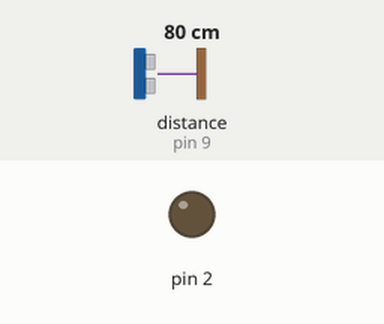
Simulated run of this sketch. Board: Arduino Uno, built with avr-gcc and run on an emulated ATmega328P. Parts: output pins drawn as LEDs (lit = HIGH). Wiring (inferred from the names in the program): ultrasonic range finder: trigger pin 10; echo pin 9. Inputs (shaded band) come from the test bench; at power-on: distance to the obstacle (sensor on pin 9) 80 cm. The echo pulse lasts 58.3 µs per cm; pins used as bus, display or sensor lines are not drawn.

Above: at 1.2 s.
1.3 s: distance to the obstacle (sensor on pin 9) set to 34 cm
2.8 s: distance to the obstacle (sensor on pin 9) set to 27 cm
At 4.0 s:
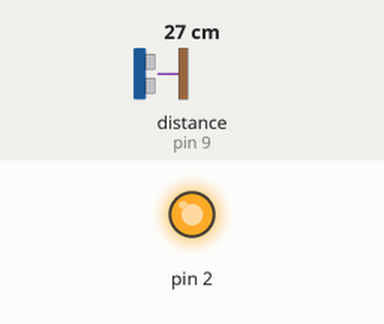
4.3 s: distance to the obstacle (sensor on pin 9) set to 35 cm
At 5.1 s:
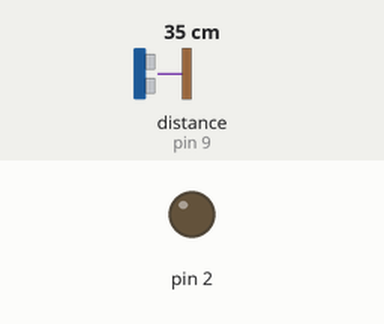
5.8 s: distance to the obstacle (sensor on pin 9) set to 2 cm
At 6.4 s:
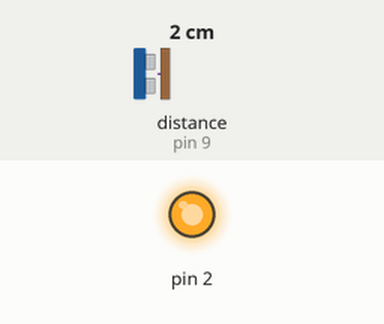
Timing chart, 0 to 8.3 s (numbered marks = the images above; inputs shaded):
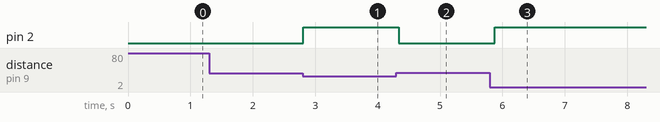

The sketch:

shouldOpen_demo.ino
```cpp
/*
* Adapted from:
 * HC-SR04 example sketch
 *
 * https://create.arduino.cc/projecthub/Isaac100/getting-started-with-the-hc-sr04-ultrasonic-sensor-036380
 *
 * by Isaac100
 */


const int trigPin = 10;
const int echoPin = 9;

float duration, distance;

void setup() {
  pinMode(trigPin, OUTPUT);
  pinMode(2, OUTPUT);
  pinMode(echoPin, INPUT);
  Serial.begin(9600);
}

void loop() {
  if(shouldOpen()) {
    digitalWrite(2, HIGH);
  }
  else {
    digitalWrite(2, LOW);
  }
  delay(100);
}

boolean shouldOpen() {
  digitalWrite(trigPin, LOW);
  delayMicroseconds(2);
  digitalWrite(trigPin, HIGH);
  delayMicroseconds(10);
  digitalWrite(trigPin, LOW);

  duration = pulseIn(echoPin, HIGH);
  distance = (duration*.0343)/2;
  return distance < 30;
}
```

Measured:
- the behaviour switches between 31 and 30 cm on distance to the obstacle (sensor on pin 9) (found by bisection; images 0 and 1)
- after the input at 1.3 s, every drawn part: stays the same
- after the input at 2.8 s, pin 2: LOW → HIGH at once
- after the input at 4.3 s, pin 2: HIGH → LOW at once
- after the input at 5.8 s, pin 2: LOW → HIGH after 0.07 s
